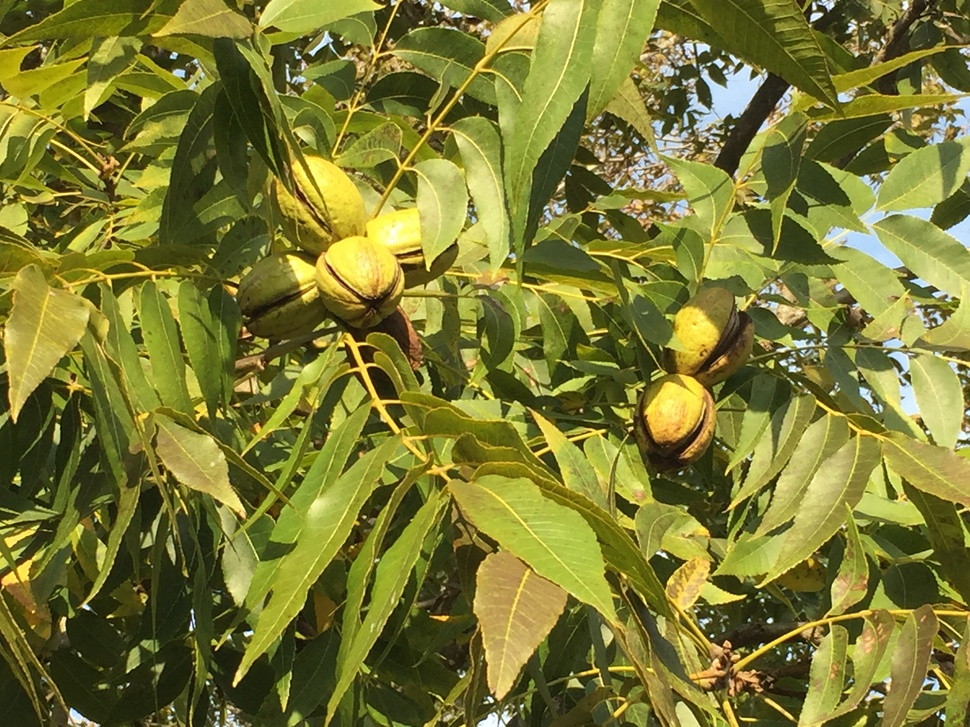
#> input picture machine_01/dados2/gatos/n/000033.jpg, 970 x 727 px, shrunk from 3264 x 2448 before the run, found by its file name
$ python teste32.py   (older library calls are emulated)
#> lines starting #> are read from the running program, lines starting #| are printed output that depends on the picture; after the words box and inside, x2 and y2 are one past the last pixel; in counts of white or black regions, pixels touching at a corner belong together
import cv2
import numpy as np
from matplotlib import pyplot as plt

img    = cv2.imread('000033.jpg',0)
newImg = cv2.blur(img,(5,5))
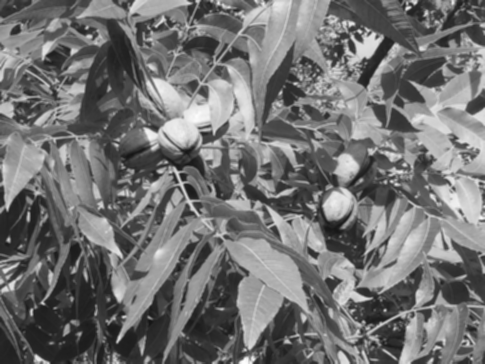
#> newImg: shape (727, 970) (shown at 1/2 size); min 20, max 253, mean 114.2
img    = newImg

laplacian   = cv2.Laplacian(img,cv2.CV_64F)
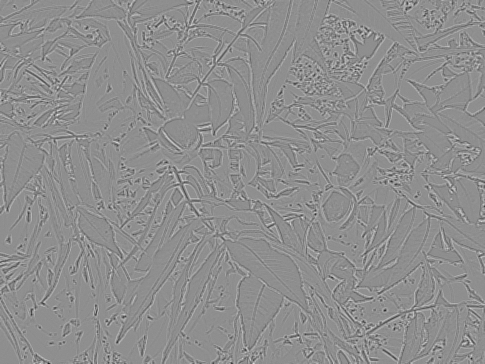
#> laplacian: shape (727, 970) float64 (shown at 1/2 size); min -66, max 52, mean 0; drawn with min black and max white
sobelx      = cv2.Sobel(img,cv2.CV_8U,1,0,ksize=3,scale=1,delta=0,borderType=cv2.BORDER_DEFAULT)
sobely      = cv2.Sobel(img,cv2.CV_8U,0,1,ksize=3,scale=1,delta=0,borderType=cv2.BORDER_DEFAULT)
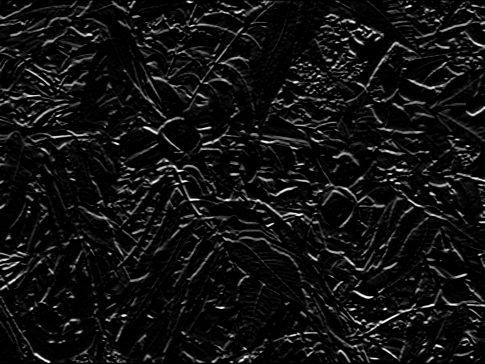
#> sobely: shape (727, 970) (shown at 1/2 size); min 0, max 255, mean 17.4

#aplicado o threshold sobre o Sobel de X
tmp, imgThs = cv2.threshold(sobelx,0,255,cv2.THRESH_OTSU+cv2.THRESH_BINARY)
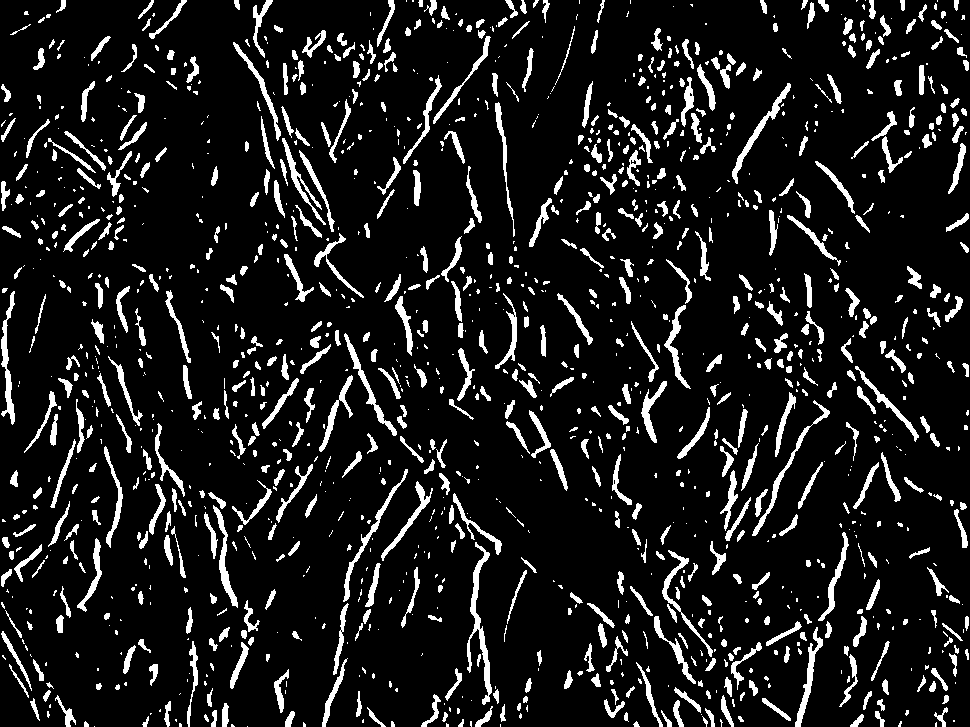
#> imgThs: shape (727, 970); 10.8% white; 1418 white regions (700 under 20 px), largest, box (x1, y1, x2, y2) and area: (467, 542, 492, 705) 1032, (1, 291, 15, 425) 693, (732, 83, 791, 184) 658
#> tmp = 59

# [9 lines of commented-out code are left out]
morph       = cv2.getStructuringElement(cv2.MORPH_RECT,(40,13))

#captura das regioes que possam conter a placa
plateDetect = cv2.morphologyEx(imgThs,cv2.MORPH_CLOSE,morph)
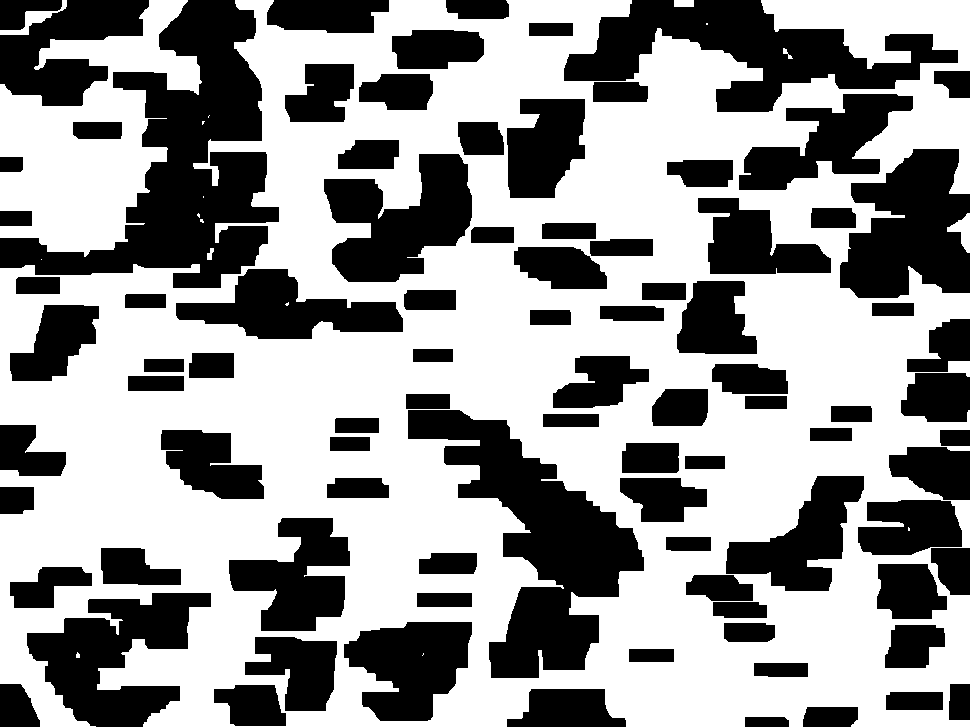
#> plateDetect: shape (727, 970); 58.7% white; 90 black regions
regionPlate = plateDetect.copy()

contours, hierarchy = cv2.findContours(regionPlate,cv2.RETR_EXTERNAL,cv2.CHAIN_APPROX_NONE)
#> contours = 15 contours, 8 with area under 20; largest, box (x1, y1, x2, y2) and area: (0, 0, 970, 727) 560084, (0, 0, 202, 257) 25922, (0, 0, 67, 35) 448, (947, 213, 970, 253) 368, (674, 0, 694, 7) 114, (207, 248, 214, 260) 38, (783, 48, 793, 59) 24

cv2.drawContours(regionPlate,contours,-1,(255,255,255),18)
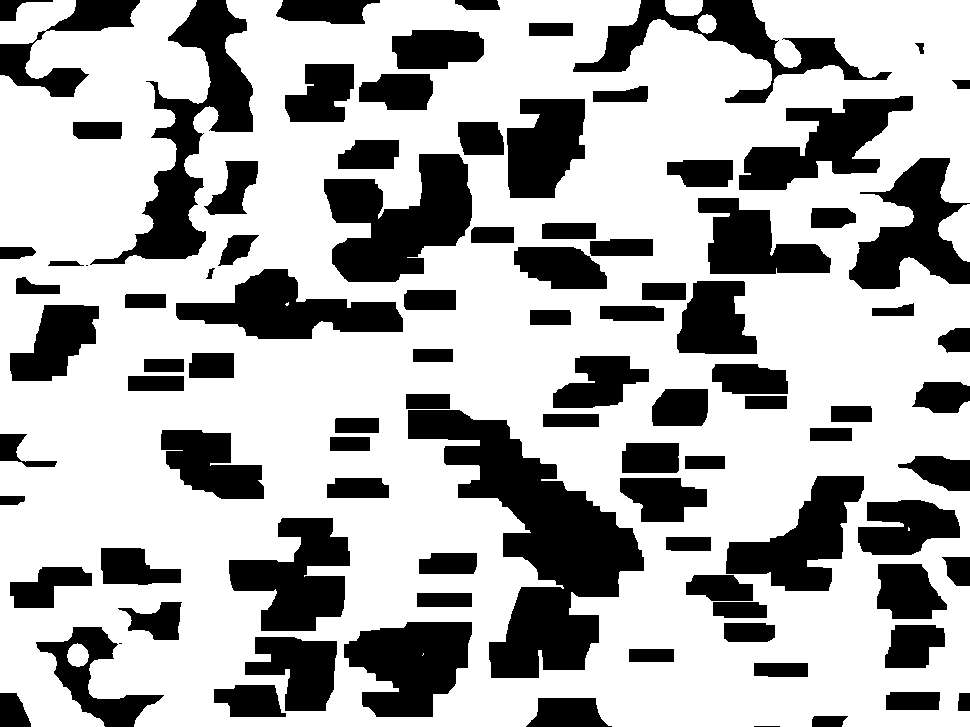
#> regionPlate: shape (727, 970); 67.9% white; 96 black regions (2 under 20 px), largest, box (x1, y1, x2, y2) and area: (408, 410, 644, 678) 24383, (90, 0, 253, 265) 11979, (324, 154, 472, 282) 11449

plt.subplot(3,3,1)
plt.imshow(img,cmap = 'gray')
plt.title('Original')
plt.xticks([])
plt.yticks([])

plt.subplot(3,3,2)
plt.imshow(laplacian,cmap = 'gray')
plt.title('Laplacian')
plt.xticks([]), plt.yticks([])

plt.subplot(3,3,3)
plt.imshow(sobelx,cmap = 'gray')
plt.title('Sobel X')
plt.xticks([]), plt.yticks([])

plt.subplot(3,3,4)
plt.imshow(sobely,cmap = 'gray')
plt.title('Sobel Y')
plt.xticks([]), plt.yticks([])

plt.subplot(3,3,5)
plt.imshow(imgThs,cmap = 'gray')
plt.title('Threshold')
plt.xticks([]), plt.yticks([])

plt.subplot(3,3,6)
plt.imshow(plateDetect,cmap = 'gray')
plt.title('Morphology')
plt.xticks([]), plt.yticks([])

plt.subplot(3,3,7)
plt.imshow(regionPlate,cmap = 'gray')
plt.title('Draw Contours')
plt.xticks([]), plt.yticks([])

plt.show()

$ run again, with machine_01/dados2/gatos/n/000001.jpg copied over machine_01/dados2/gatos/n/000033.jpg
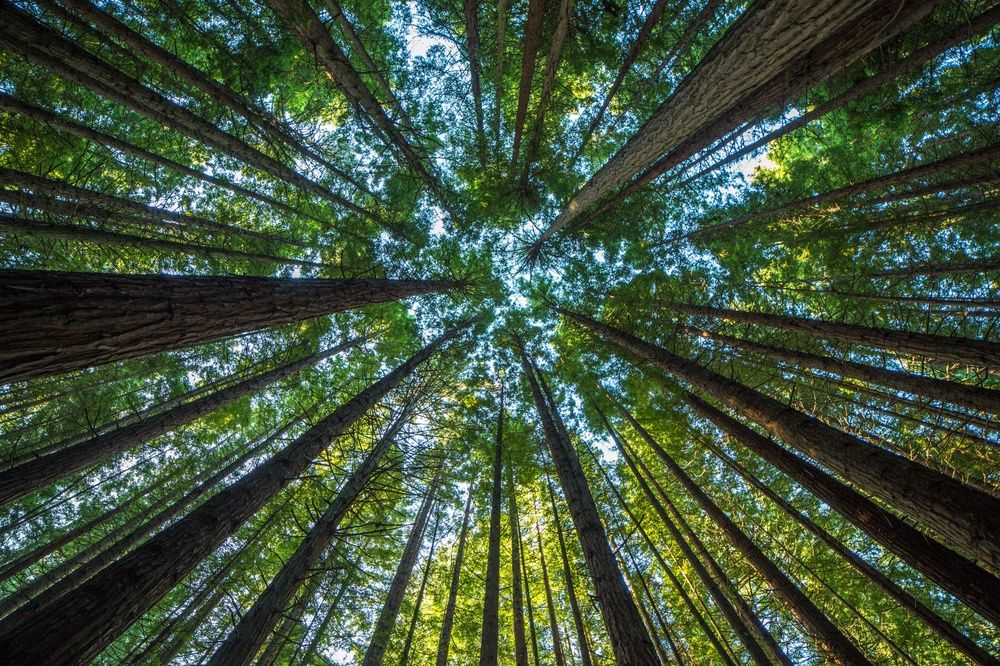
#> input picture machine_01/dados2/gatos/n/000001.jpg, 1000 x 666 px, shrunk from 2500 x 1666 before the run, found by its file name
#> `tmp, imgThs = cv2.threshold(sobelx,0,255,cv2.THRESH_OTSU+cv2.THRESH_BI..`:
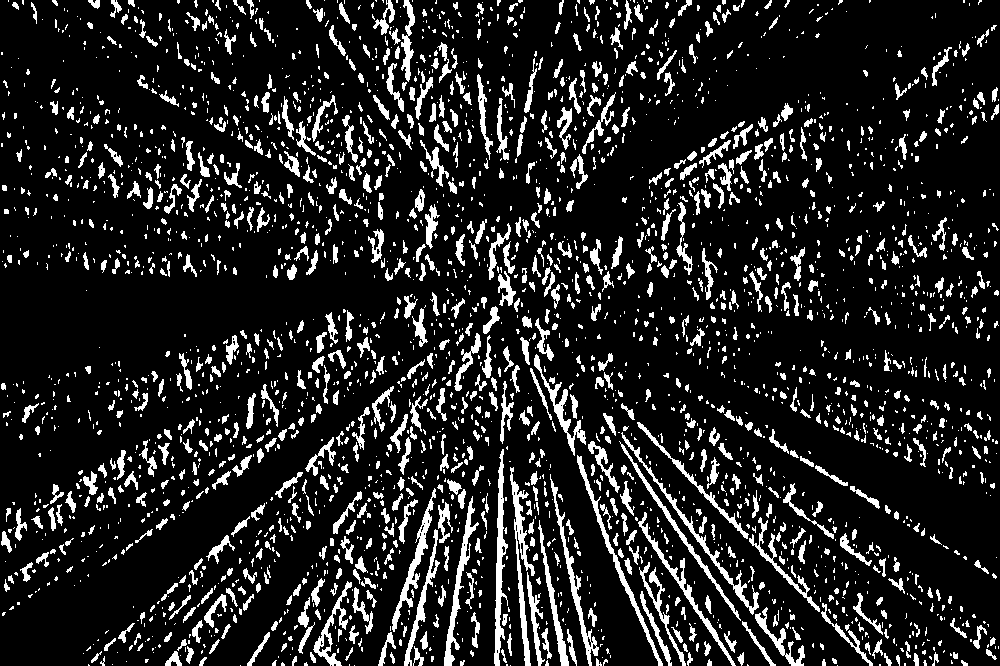
#> imgThs: shape (666, 1000); 13.7% white; 3039 white regions (2023 under 20 px), largest, box (x1, y1, x2, y2) and area: (510, 467, 535, 666) 1251, (494, 449, 508, 666) 1241, (621, 432, 759, 615) 1110
#> tmp = 46
#> plateDetect: shape (666, 1000); 73.8% white; 43 black regions
#> contours = 14 contours, 11 with area under 20; largest, box (x1, y1, x2, y2) and area: (0, 0, 1000, 666) 507237, (964, 556, 1000, 579) 372, (964, 0, 1000, 6) 107
#> `cv2.drawContours(regionPlate,contours,-1,(255,255,255),18)`:
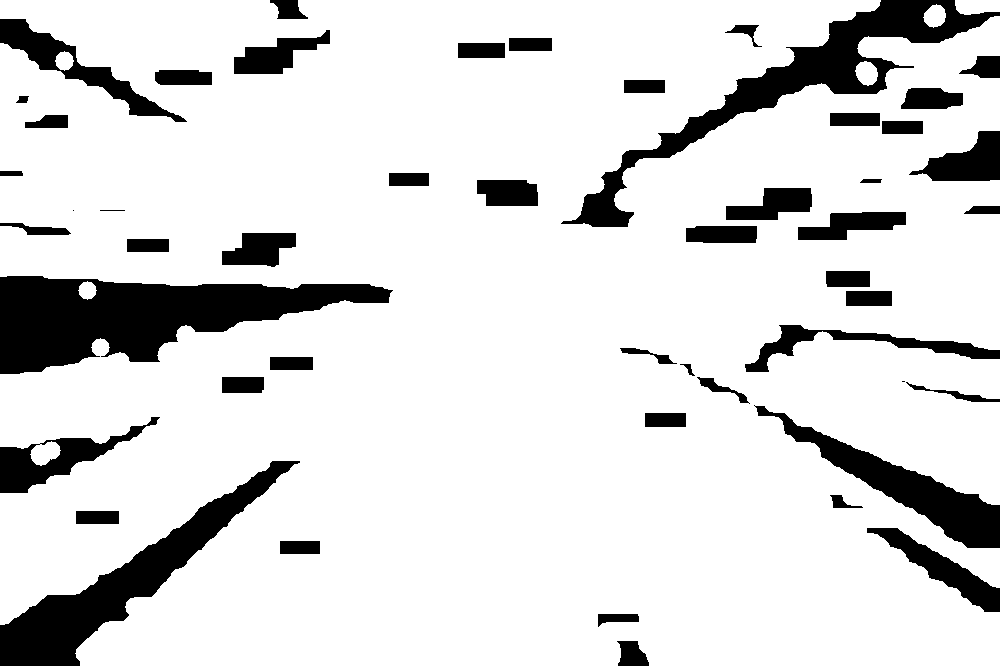
#> regionPlate: shape (666, 1000); 85.6% white; 50 black regions (2 under 20 px), largest, box (x1, y1, x2, y2) and area: (0, 276, 393, 374) 20468, (561, 0, 1000, 227) 13954, (0, 461, 300, 666) 12789

$ run again, with machine_01/dados2/gatos/n/000002.jpg copied over machine_01/dados2/gatos/n/000033.jpg
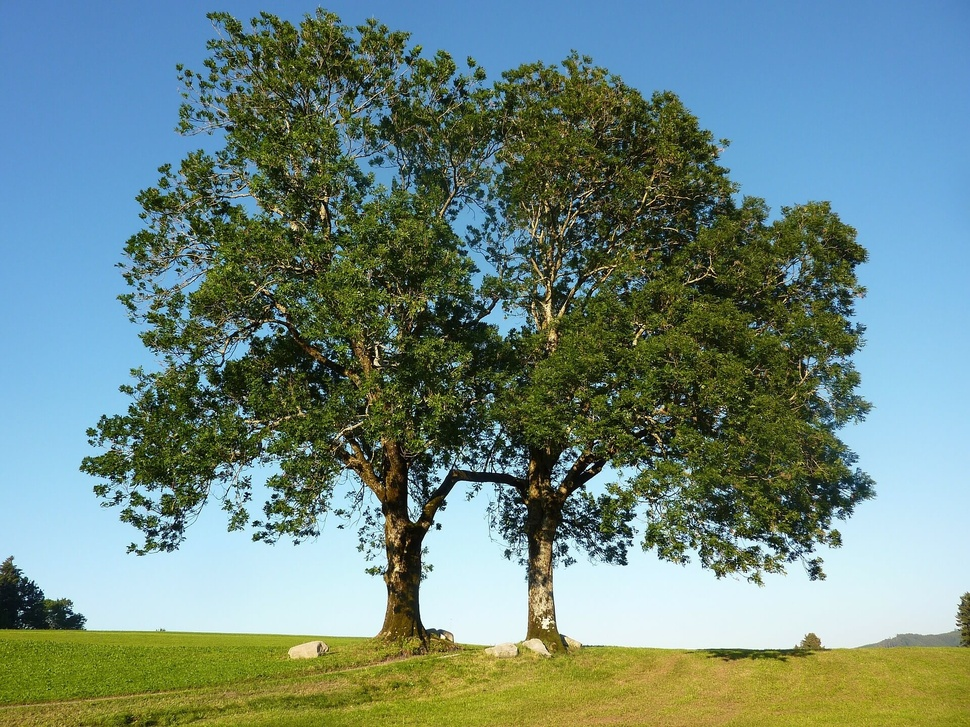
#> input picture machine_01/dados2/gatos/n/000002.jpg, 970 x 727 px, shrunk from 1920 x 1440 before the run, found by its file name
#> `tmp, imgThs = cv2.threshold(sobelx,0,255,cv2.THRESH_OTSU+cv2.THRESH_BI..`:
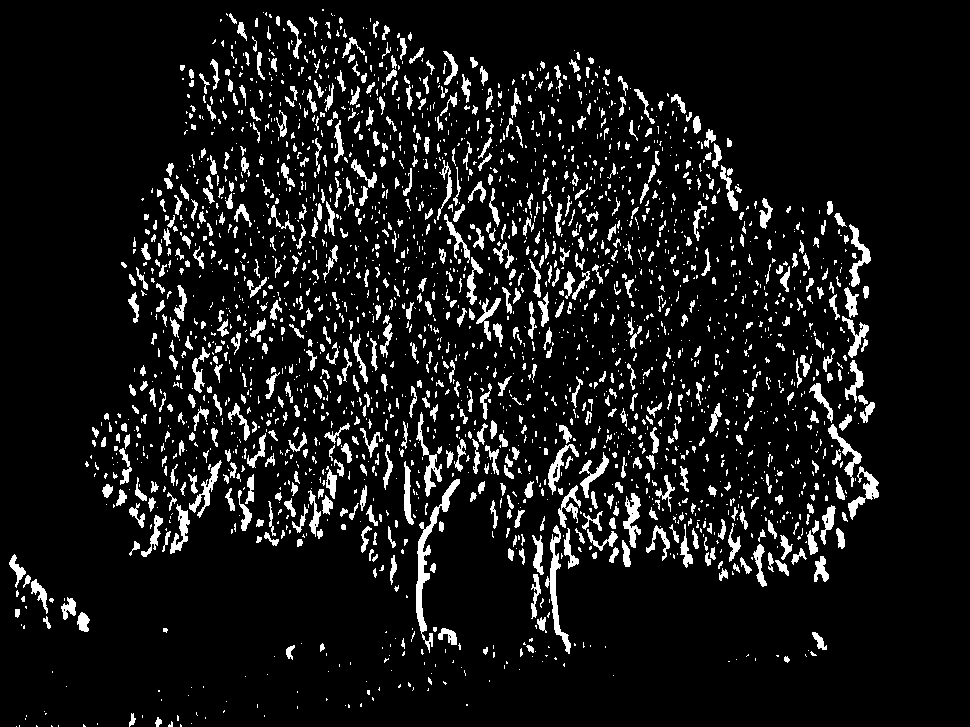
#> imgThs: shape (727, 970); 9% white; 2478 white regions (1696 under 20 px), largest, box (x1, y1, x2, y2) and area: (416, 479, 460, 653) 1267, (545, 525, 571, 654) 791, (416, 412, 442, 497) 515
#> tmp = 45
#> plateDetect: shape (727, 970); 49.8% white; 18 white regions (12 under 20 px)
#> contours = 18 contours, 12 with area under 20; largest, box (x1, y1, x2, y2) and area: (86, 9, 880, 708) 356524, (0, 554, 91, 632) 3630, (0, 701, 299, 727) 1528, (737, 632, 828, 663) 438, (275, 643, 328, 660) 431, (159, 690, 190, 701) 139
#> `cv2.drawContours(regionPlate,contours,-1,(255,255,255),18)`:
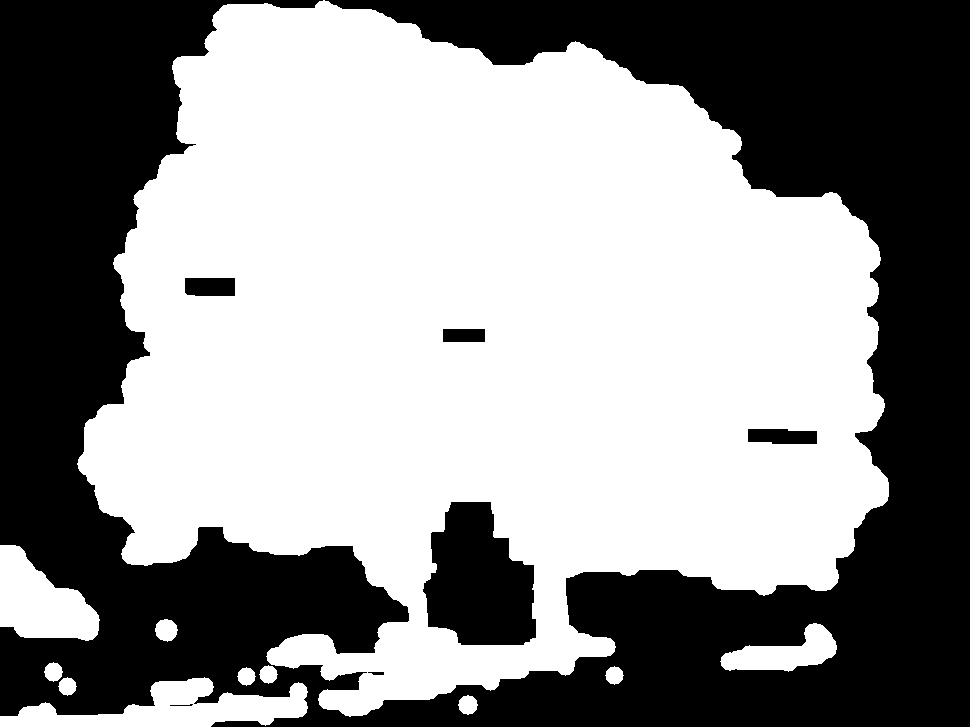
#> regionPlate: shape (727, 970); 56.4% white; 7 black regions, largest, box (x1, y1, x2, y2) and area: (0, 0, 970, 727) 293350, (423, 502, 536, 645) 11833, (748, 429, 817, 444) 929
